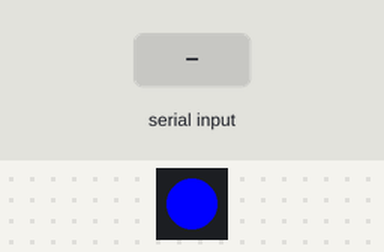
Simulated run of this sketch. Board: Arduino Mega 2560, built with avr-gcc and run on an emulated ATmega2560. Shown: 1 RGB LEDs in strip order, left to right. Inputs (shaded band) come from the test bench.

Above: at 1.2 s.
1.3 s: byte 30 received over Serial
At 1.37 s:
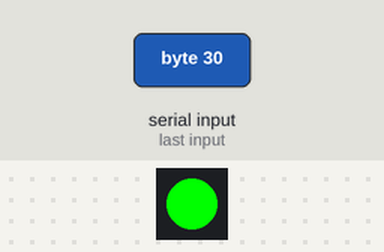
Timing chart, 0 to 4.3 s (numbered marks = the images above; inputs shaded):
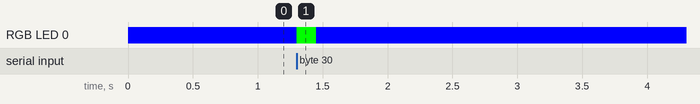

The sketch:

ELRSFlasher.ino
```cpp
/*
  ---------------------------------------------------------------------------
   RP2040‑Zero ELRS Serial Passthrough Loader
   https://github.com/Qrome/ELRS-Pass-Through-Loader.git
  ---------------------------------------------------------------------------

   Description:
     This firmware turns the Waveshare RP2040‑Zero into a high‑speed
     USB‑to‑UART passthrough tool specifically optimized for flashing
     ExpressLRS (ELRS) receivers. It provides a clean, transparent serial
     bridge between the ExpressLRS Configurator and any UART‑based ELRS
     receiver without requiring a flight controller.
       • Fully compatible with ExpressLRS Configurator
       • Select Flashing Method Betaflight Passthrough and the com port

     The sketch uses:
       • USB CDC Serial (host connection)
       • UART1 on GPIO0 (TX) and GPIO1 (RX) for ELRS communication
       • 420000 baud for both sides (ELRS bootloader default)
       • Built‑in WS2812 RGB LED on GPIO16 for status indication

   LED Behavior:
       • Solid BLUE  – Device powered, idle, and ready for connection
       • Flashing GREEN – Active data transfer (firmware flashing or bootloader traffic)
         LED returns to BLUE after ~150 ms of inactivity

   Wiring:
       RP2040‑Zero        ELRS Receiver
       --------------------------------
       GPIO0 (TX)   -->   RX
       GPIO1 (RX)   -->   TX
       5V           -->   5V
       GND          -->   GND

   Notes:
       • No MSP, CRSF, or Betaflight passthrough emulation is used.
       • This is a pure, low‑latency UART bridge ideal for ELRS firmware updates.
       • Requires the Adafruit_NeoPixel library for LED control.

   Author:
       David (Qrome)
       https://github.com/Qrome/ELRS-Pass-Through-Loader.git

  ---------------------------------------------------------------------------
*/

#include <Adafruit_NeoPixel.h>

// Built‑in RGB LED on RP2040‑Zero
#define LED_PIN     16
#define LED_COUNT   1

// UART1 pins for passthrough
#define UART_TX_PIN 0   // RP2040 TX → ELRS RX
#define UART_RX_PIN 1   // RP2040 RX → ELRS TX

Adafruit_NeoPixel led(LED_COUNT, LED_PIN, NEO_GRB + NEO_KHZ800);

// LED colors
const uint32_t COLOR_BLUE  = 0x0000FF;
const uint32_t COLOR_GREEN = 0x00FF00;
const uint32_t COLOR_OFF   = 0x000000;

// Activity timer
unsigned long lastActivity = 0;
const unsigned long ACTIVITY_TIMEOUT = 150;  // ms LED stays green after traffic

void setLED(uint32_t color) {
  led.setPixelColor(0, color);
  led.show();
}

void setup() {
  // LED init
  led.begin();
  led.show();
  setLED(COLOR_BLUE);   // idle/connected state

  // USB serial
  Serial.begin(420000);   // ELRS bootloader uses 420k
  while (!Serial) { delay(10); }

  // UART1 serial passthrough
  Serial1.setTX(UART_TX_PIN);
  Serial1.setRX(UART_RX_PIN);
  Serial1.begin(420000);
}

void loop() {
  bool activity = false;

  // USB → UART
  while (Serial.available()) {
    uint8_t b = Serial.read();
    Serial1.write(b);
    activity = true;
  }

  // UART → USB
  while (Serial1.available()) {
    uint8_t b = Serial1.read();
    Serial.write(b);
    activity = true;
  }

  // LED activity logic
  if (activity) {
    lastActivity = millis();
    setLED(COLOR_GREEN);   // flashing green during firmware transfer
  } else {
    if (millis() - lastActivity > ACTIVITY_TIMEOUT) {
      setLED(COLOR_BLUE);  // idle/connected
    }
  }
}
```

Measured:
- after the input at 1.3 s, RGB LED 0: RGB(0, 0, 255) → RGB(0, 255, 0) at once, → RGB(0, 0, 255) 0.15 s later
